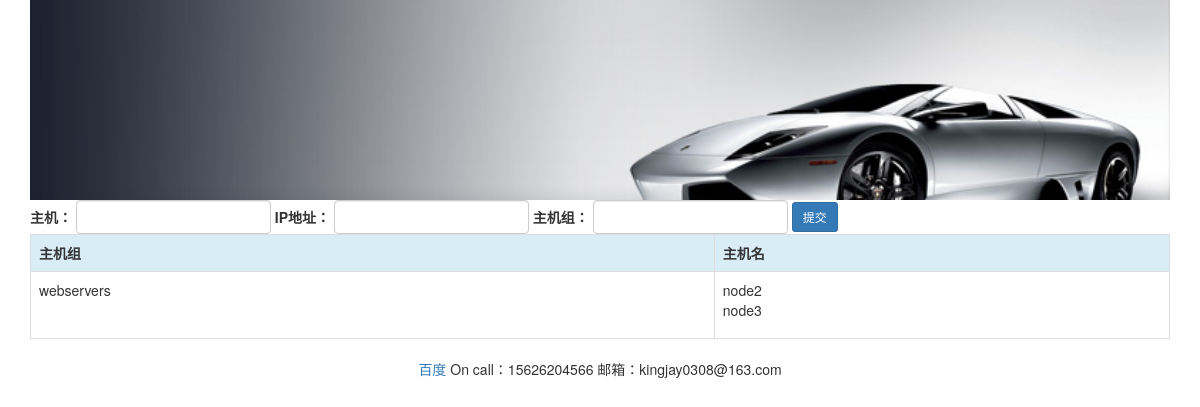
The app's page /webansi/addhosts/, older data.
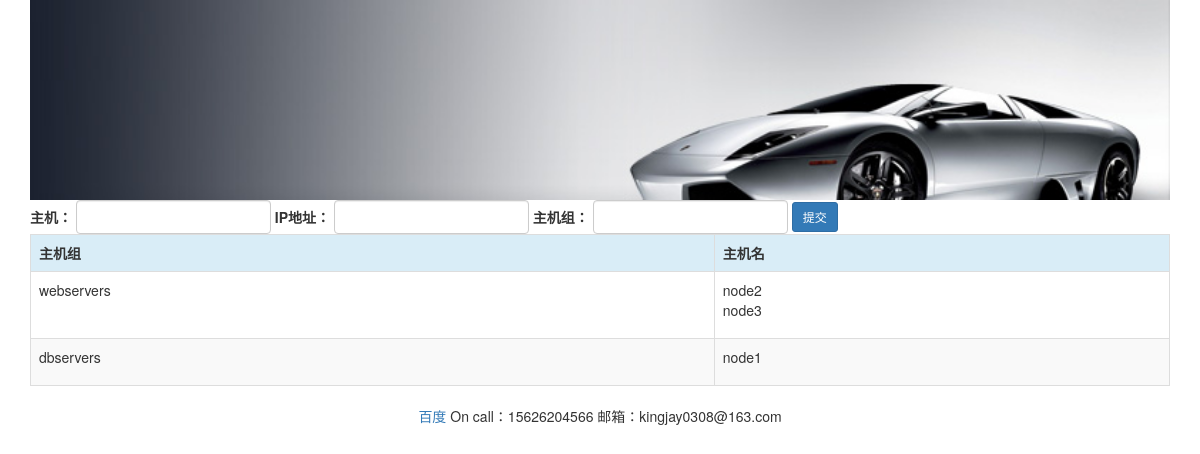
The same page, newer data.
### webansi/models.py (models this page shows, shortened)
class  Group(models.Model):
    hostgroup = models.CharField(max_length=50)

class Host(models.Model):
    hostname = models.CharField(max_length=50)
    ipaddr = models.CharField(max_length=15)
    group = models.ForeignKey(Group, on_delete=models.CASCADE)

### webansi/views.py (the view)
def addhosts(request):
    if request.method == 'POST':
        group = request.POST.get('group')
        host = request.POST.get('host')
        ip = request.POST.get('ip')
        hostgroup = Group.objects.get_or_create(hostgroup=group)[0]
        hostgroup.host_set.get_or_create(hostname=host, ipaddr=ip)
    groups = Group.objects.all()
    return render(request, 'webansi/addhosts.html', {'groups': groups})

### webansi/templates/webansi/addhosts.html (shortened to what this page needs)
{% extends 'webansi/base.html' %}
{% block content %}
    <form role="form" action="" method="post" class="form-inline">
        <div class="form-group">
            <label class="control-label">主机：</label>
            <input type="text" class="form-control" name="host">
        </div>
        <div class="form-group">
            <label class="control-label">IP地址：</label>
            <input type="text" class="form-control" name="ip">
        </div>
        <div class="form-group">
            <label class="control-label">主机组：</label>
            <input type="text" class="form-control" name="group">
        </div>
        <input class="btn btn-primary btn-sm" type="submit" value="提交">
    </form>
    <table class="table table-bordered table-striped">
            <tr class="info">
                <th>主机组</th>
                <th>主机名</th>
            </tr>
            {% for g in groups %}
                <tr>
                    <td>{{ g.hostgroup }}</td>
                    <td>
                        <ul class="list-unstyled">
                            {% for host in g.host_set.all %}
                                <li>{{ host.hostname }}</li>
                            {% endfor %}
                        </ul>
                    </td>
                </tr>
            {% endfor %}
        </table>
{% endblock %}

### webansi/templates/webansi/base.html (shortened to what this page needs)
{% load staticfiles %}
<!DOCTYPE html>
<html lang="en">
<head>
    <link rel="stylesheet" href="{% static 'css/bootstrap.min.css' %}">
</head>
<body>
<div class="container">
    <div class="banner"></div>
    <div class="main">{% block content %}{% endblock %}</div>
    <div class="footer">
        <a href="http://www.baidu.com" target="_blank">百度</a>
        On call：15626204566 邮箱：kingjay0308@163.com
    </div>
</div>
</body>
</html>

Row changes from the older to the newer data that the page shows:
added Group: hostgroup "dbservers"
added Host: hostname "node1", shown under "dbservers"
